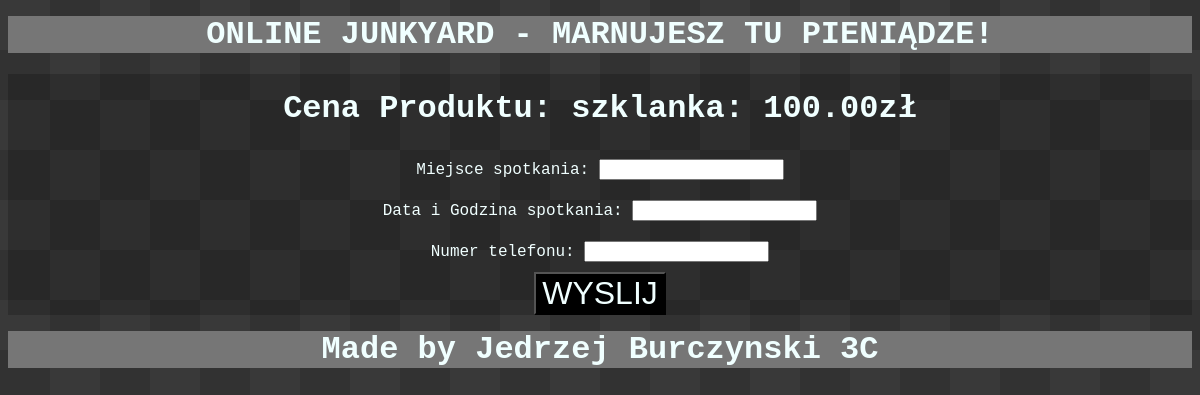
/buyproduct/szklanka/ (signed in), run on an earlier commit of the app's database.
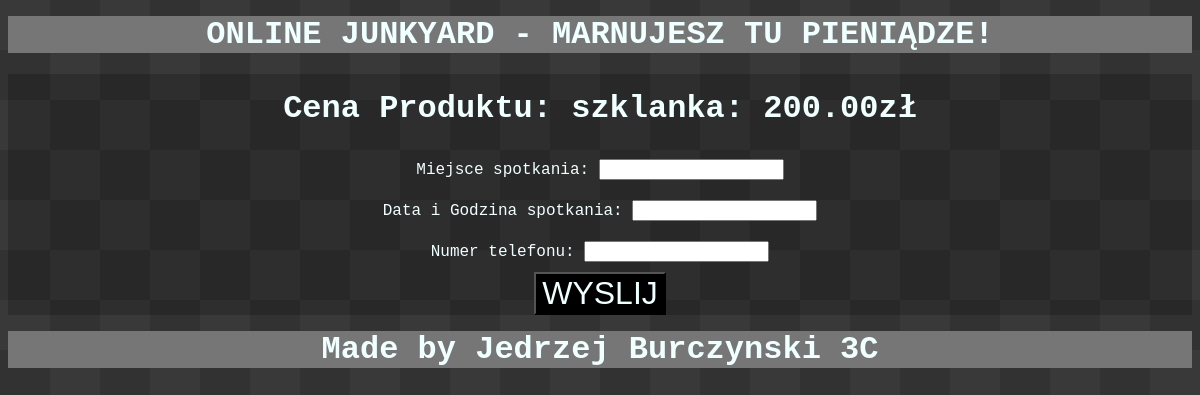
And on a later commit of the database.
### junkyard_app/models.py (models this page shows)
class product(models.Model):
  name = models.CharField(max_length=400)
  description = models.CharField(max_length=1000)
  image_url = models.CharField(max_length=300)
  link = models.CharField(max_length=200)
  price = models.FloatField(max_length=200)

### junkyard_app/views.py (the view)
# urls.py: path('buyproduct/<str:name_url>/', views.buy, name="buyproduct"),
def buy(request, name_url):
  if request.user.is_authenticated:
    content = {
    "x": product.objects.get(link = name_url)
    }
    if request.POST.get('usun') == 'true':
      product.objects.get(link = name_url).delete()
      return redirect('/')
    return render(request, 'buy.html', context=content)
  else:
    return render(request, 'login.html')

### junkyard_app/templates/buy.html (shortened to what this page needs)
{% load static %}
<!DOCTYPE html>
<html lang="pl">
<head>
</head>
<body>
    <header><h1>ONLINE JUNKYARD - MARNUJESZ TU PIENIĄDZE!</h1></header>
    <main>
        <br>
        <h1>Cena Produktu: {{x.name}}: {{x.price}}0zł</h1>
        <form action="" method="post">
            <label for="place">Miejsce spotkania:</label>
            <input type="text" name="place" id=""><br>
            <label for="time">Data i Godzina spotkania:</label>
            <input type="datetime" name="time" id=""><br>
            <label for="tele">Numer telefonu:</label>
            <input type="tel" name="tele" id=""><br>
            <button type="submit">WYSLIJ</button>
        </form>
    </main>
    <footer><h1>Made by Jedrzej Burczynski 3C</h1></footer>
</body>
</html>

What changed in the data, as far as the page shows it:
changed product "szklanka": price "100.0" → "200.0"
